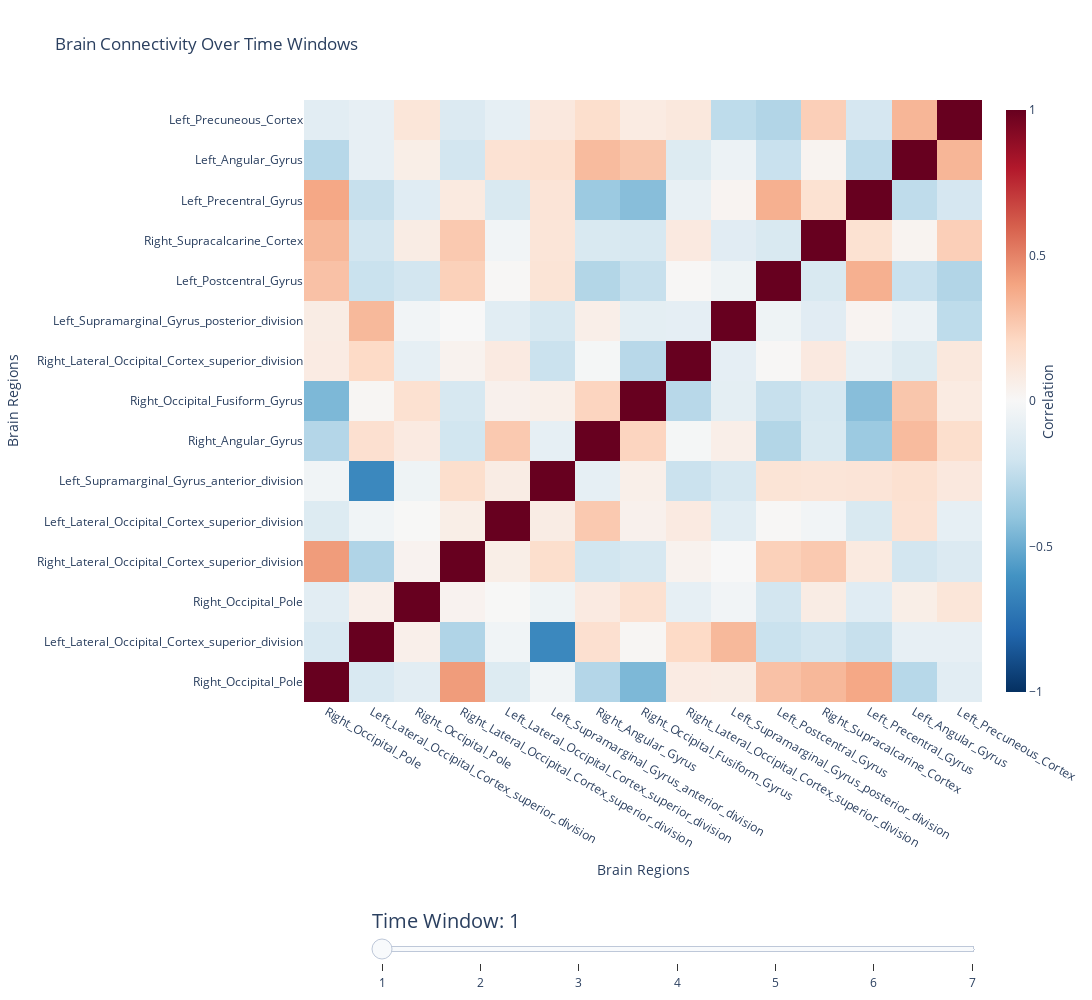

Source (notebook cell):
### Code cell
brain_region_index = [f"Region {i+1}" for i in range(15)]

unique_coordinates = list(range(len(region_labels)))

fig = go.Figure(
    data=go.Heatmap(
        z=average_corr_matrices_slid[0], 
        x=unique_coordinates,
        y=unique_coordinates,
        colorscale="RdBu_r",
        zmin=-1,
        zmax=1,
        colorbar=dict(title="Correlation", titleside="right", thickness=20)
    )
)

frames = [
    go.Frame(
        data=go.Heatmap(
            z=matrix,
            x=unique_coordinates,
            y=unique_coordinates,
            colorscale="RdBu_r",
            zmin=-1,
            zmax=1
        ),
        name=f"Window {i+1}"
    )
    for i, matrix in enumerate(average_corr_matrices_slid)
]

fig.frames = frames

sliders = [{
        "active": 0,
        "yanchor": "top",
        "xanchor": "left",
        "pad": {"t": 200},
        "currentvalue": {"prefix": "Time Window: ", "font": {"size": 20}},
        # "pad": {"b": 10, "t": 50},
        "len": 0.9,
        "x": 0.1,
        "y": 0,
        "steps": [
            {"args": [[f"Window {i+1}"], {"frame": {"duration": 300, "redraw": True}, "mode": "immediate"}],
             "label": f"{i+1}", "method": "animate"}
            for i in range(len(average_corr_matrices_slid))
        ]
    }]

fig.update_layout(
    title="Brain Connectivity Over Time Windows",
     xaxis=dict(
        title="Brain Regions",
        tickmode="array",
        tickvals=unique_coordinates,
        ticktext=region_labels
    ),
    yaxis=dict(
        title="Brain Regions",
        tickmode="array",
        tickvals=unique_coordinates,
        ticktext=region_labels,
    ),
    xaxis_nticks=len(region_labels),
    yaxis_nticks=len(region_labels),
    width=1200,
    height=1000,
    sliders=sliders
)

fig.show()

### Figure 1 — Plotly figure (JSON) as saved in the notebook; plotly's stock layout.template omitted (floating-point values rounded to 4 significant figures; data arrays with more than 128 entries replaced by an {"elided": "..."} marker saying what was removed)
{"data": [{"colorbar": {"thickness": 20, "title": {"side": "right", "text": "Correlation"}}, "colorscale": [[0, "rgb(5,48,97)"], [0.1, "rgb(33,102,172)"], [0.2, "rgb(67,147,195)"], [0.3, "rgb(146,197,222)"], [0.4, "rgb(209,229,240)"], [0.5, "rgb(247,247,247)"], [0.6, "rgb(253,219,199)"], [0.7, "rgb(244,165,130)"], [0.8, "rgb(214,96,77)"], [0.9, "rgb(178,24,43)"], [1, "rgb(103,0,31)"]], "type": "heatmap", "x": [0, 1, 2, 3, 4, 5, 6, 7, 8, 9, 10, 11, 12, 13, 14], "y": [0, 1, 2, 3, 4, 5, 6, 7, 8, 9, 10, 11, 12, 13, 14], "z": {"elided": "15x15 float values"}, "zmax": 1, "zmin": -1}], "layout": {"height": 1000, "sliders": [{"active": 0, "currentvalue": {"font": {"size": 20}, "prefix": "Time Window: "}, "len": 0.9, "pad": {"t": 200}, "steps": [{"args": [["Window 1"], {"frame": {"duration": 300, "redraw": true}, "mode": "immediate"}], "label": "1", "method": "animate"}, {"args": [["Window 2"], {"frame": {"duration": 300, "redraw": true}, "mode": "immediate"}], "label": "2", "method": "animate"}, {"args": [["Window 3"], {"frame": {"duration": 300, "redraw": true}, "mode": "immediate"}], "label": "3", "method": "animate"}, {"args": [["Window 4"], {"frame": {"duration": 300, "redraw": true}, "mode": "immediate"}], "label": "4", "method": "animate"}, {"args": [["Window 5"], {"frame": {"duration": 300, "redraw": true}, "mode": "immediate"}], "label": "5", "method": "animate"}, {"args": [["Window 6"], {"frame": {"duration": 300, "redraw": true}, "mode": "immediate"}], "label": "6", "method": "animate"}, {"args": [["Window 7"], {"frame": {"duration": 300, "redraw": true}, "mode": "immediate"}], "label": "7", "method": "animate"}], "x": 0.1, "xanchor": "left", "y": 0, "yanchor": "top"}], "title": {"text": "Brain Connectivity Over Time Windows"}, "width": 1200, "xaxis": {"nticks": 15, "tickmode": "array", "ticktext": ["Right_Occipital_Pole", "Left_Lateral_Occipital_Cortex_superior_division", "Right_Occipital_Pole", "Right_Lateral_Occipital_Cortex_superior_division", "Left_Lateral_Occipital_Cortex_superior_division", "Left_Supramarginal_Gyrus_anterior_division", "Right_Angular_Gyrus", "Right_Occipital_Fusiform_Gyrus", "Right_Lateral_Occipital_Cortex_superior_division", "Left_Supramarginal_Gyrus_posterior_division", "Left_Postcentral_Gyrus", "Right_Supracalcarine_Cortex", "Left_Precentral_Gyrus", "Left_Angular_Gyrus", "Left_Precuneous_Cortex"], "tickvals": [0, 1, 2, 3, 4, 5, 6, 7, 8, 9, 10, 11, 12, 13, 14], "title": {"text": "Brain Regions"}}, "yaxis": {"nticks": 15, "tickmode": "array", "ticktext": ["Right_Occipital_Pole", "Left_Lateral_Occipital_Cortex_superior_division", "Right_Occipital_Pole", "Right_Lateral_Occipital_Cortex_superior_division", "Left_Lateral_Occipital_Cortex_superior_division", "Left_Supramarginal_Gyrus_anterior_division", "Right_Angular_Gyrus", "Right_Occipital_Fusiform_Gyrus", "Right_Lateral_Occipital_Cortex_superior_division", "Left_Supramarginal_Gyrus_posterior_division", "Left_Postcentral_Gyrus", "Right_Supracalcarine_Cortex", "Left_Precentral_Gyrus", "Left_Angular_Gyrus", "Left_Precuneous_Cortex"], "tickvals": [0, 1, 2, 3, 4, 5, 6, 7, 8, 9, 10, 11, 12, 13, 14], "title": {"text": "Brain Regions"}}}}
